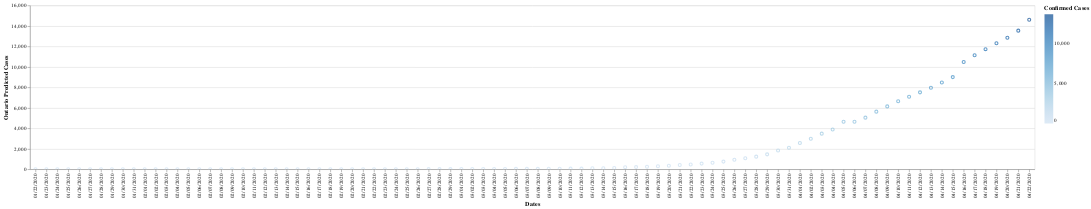

Notebook cell for this chart:
### Code cell
import altair as alt

alt.Chart(t3).mark_point().encode(
    x='Dates',
    y='Ontario Predicted Cases',
    color='Confirmed Cases',
).interactive()

### Figure 1 — Vega-Lite specification as saved in the notebook (floating-point values rounded to 4 significant figures)
{"config": {"view": {"continuousWidth": 400, "continuousHeight": 300}}, "data": {"name": "data-9d698236e082f563be38c4cb90ac64c0"}, "mark": "point", "encoding": {"color": {"type": "quantitative", "field": "Confirmed Cases"}, "x": {"type": "nominal", "field": "Dates"}, "y": {"type": "quantitative", "field": "Ontario Predicted Cases"}}, "selection": {"selector007": {"type": "interval", "bind": "scales", "encodings": ["x", "y"]}}, "$schema": "https://vega.github.io/schema/vega-lite/v4.8.1.json", "datasets": {"data-9d698236e082f563be38c4cb90ac64c0": [{"Dates": "01/22/2020", "Confirmed Cases": 0, "Ontario Confirmed Deaths": 0, "Ontario Recovered": 0, "Ontario Predicted Cases": 1.493, "Ontario Predicted Deaths": 2.123, "Ontario Predicted Recovered": 3.506}, {"Dates": "01/23/2020", "Confirmed Cases": 0, "Ontario Confirmed Deaths": 0, "Ontario Recovered": 0, "Ontario Predicted Cases": 1.493, "Ontario Predicted Deaths": 2.123, "Ontario Predicted Recovered": 3.506}, {"Dates": "01/24/2020", "Confirmed Cases": 0, "Ontario Confirmed Deaths": 0, "Ontario Recovered": 0, "Ontario Predicted Cases": 1.493, "Ontario Predicted Deaths": 2.123, "Ontario Predicted Recovered": 3.506}, {"Dates": "01/25/2020", "Confirmed Cases": 0, "Ontario Confirmed Deaths": 0, "Ontario Recovered": 0, "Ontario Predicted Cases": 1.493, "Ontario Predicted Deaths": 2.123, "Ontario Predicted Recovered": 3.506}, {"Dates": "01/26/2020", "Confirmed Cases": 1, "Ontario Confirmed Deaths": 0, "Ontario Recovered": 0, "Ontario Predicted Cases": 2.797, "Ontario Predicted Deaths": 2.123, "Ontario Predicted Recovered": 3.506}, {"Dates": "01/27/2020", "Confirmed Cases": 1, "Ontario Confirmed Deaths": 0, "Ontario Recovered": 0, "Ontario Predicted Cases": 2.797, "Ontario Predicted Deaths": 2.123, "Ontario Predicted Recovered": 3.506}, {"Dates": "01/28/2020", "Confirmed Cases": 1, "Ontario Confirmed Deaths": 0, "Ontario Recovered": 0, "Ontario Predicted Cases": 2.797, "Ontario Predicted Deaths": 2.123, "Ontario Predicted Recovered": 3.506}, {"Dates": "01/29/2020", "Confirmed Cases": 1, "Ontario Confirmed Deaths": 0, "Ontario Recovered": 0, "Ontario Predicted Cases": 2.797, "Ontario Predicted Deaths": 2.123, "Ontario Predicted Recovered": 3.506}, {"Dates": "01/30/2020", "Confirmed Cases": 1, "Ontario Confirmed Deaths": 0, "Ontario Recovered": 0, "Ontario Predicted Cases": 2.797, "Ontario Predicted Deaths": 2.123, "Ontario Predicted Recovered": 3.506}, {"Dates": "01/31/2020", "Confirmed Cases": 3, "Ontario Confirmed Deaths": 0, "Ontario Recovered": 0, "Ontario Predicted Cases": 5.516, "Ontario Predicted Deaths": 2.123, "Ontario Predicted Recovered": 3.506}, {"Dates": "02/01/2020", "Confirmed Cases": 3, "Ontario Confirmed Deaths": 0, "Ontario Recovered": 0, "Ontario Predicted Cases": 5.516, "Ontario Predicted Deaths": 2.123, "Ontario Predicted Recovered": 3.506}, {"Dates": "02/02/2020", "Confirmed Cases": 3, "Ontario Confirmed Deaths": 0, "Ontario Recovered": 0, "Ontario Predicted Cases": 5.516, "Ontario Predicted Deaths": 2.123, "Ontario Predicted Recovered": 3.506}, {"Dates": "02/03/2020", "Confirmed Cases": 3, "Ontario Confirmed Deaths": 0, "Ontario Recovered": 0, "Ontario Predicted Cases": 5.516, "Ontario Predicted Deaths": 2.123, "Ontario Predicted Recovered": 3.506}, {"Dates": "02/04/2020", "Confirmed Cases": 3, "Ontario Confirmed Deaths": 0, "Ontario Recovered": 0, "Ontario Predicted Cases": 5.516, "Ontario Predicted Deaths": 2.123, "Ontario Predicted Recovered": 3.506}, {"Dates": "02/05/2020", "Confirmed Cases": 3, "Ontario Confirmed Deaths": 0, "Ontario Recovered": 0, "Ontario Predicted Cases": 5.516, "Ontario Predicted Deaths": 2.123, "Ontario Predicted Recovered": 3.506}, {"Dates": "02/06/2020", "Confirmed Cases": 3, "Ontario Confirmed Deaths": 0, "Ontario Recovered": 0, "Ontario Predicted Cases": 5.516, "Ontario Predicted Deaths": 2.123, "Ontario Predicted Recovered": 3.506}, {"Dates": "02/07/2020", "Confirmed Cases": 3, "Ontario Confirmed Deaths": 0, "Ontario Recovered": 0, "Ontario Predicted Cases": 5.516, "Ontario Predicted Deaths": 2.123, "Ontario Predicted Recovered": 3.506}, {"Dates": "02/08/2020", "Confirmed Cases": 3, "Ontario Confirmed Deaths": 0, "Ontario Recovered": 0, "Ontario Predicted Cases": 5.516, "Ontario Predicted Deaths": 2.123, "Ontario Predicted Recovered": 3.506}, {"Dates": "02/09/2020", "Confirmed Cases": 3, "Ontario Confirmed Deaths": 0, "Ontario Recovered": 0, "Ontario Predicted Cases": 5.516, "Ontario Predicted Deaths": 2.123, "Ontario Predicted Recovered": 3.506}, {"Dates": "02/10/2020", "Confirmed Cases": 3, "Ontario Confirmed Deaths": 0, "Ontario Recovered": 0, "Ontario Predicted Cases": 5.516, "Ontario Predicted Deaths": 2.123, "Ontario Predicted Recovered": 3.506}, {"Dates": "02/11/2020", "Confirmed Cases": 3, "Ontario Confirmed Deaths": 0, "Ontario Recovered": 0, "Ontario Predicted Cases": 5.516, "Ontario Predicted Deaths": 2.123, "Ontario Predicted Recovered": 3.506}, {"Dates": "02/12/2020", "Confirmed Cases": 3, "Ontario Confirmed Deaths": 0, "Ontario Recovered": 1, "Ontario Predicted Cases": 5.516, "Ontario Predicted Deaths": 2.123, "Ontario Predicted Recovered": 5.031}, {"Dates": "02/13/2020", "Confirmed Cases": 3, "Ontario Confirmed Deaths": 0, "Ontario Recovered": 1, "Ontario Predicted Cases": 5.516, "Ontario Predicted Deaths": 2.123, "Ontario Predicted Recovered": 5.031}, {"Dates": "02/14/2020", "Confirmed Cases": 3, "Ontario Confirmed Deaths": 0, "Ontario Recovered": 1, "Ontario Predicted Cases": 5.516, "Ontario Predicted Deaths": 2.123, "Ontario Predicted Recovered": 5.031}, {"Dates": "02/15/2020", "Confirmed Cases": 3, "Ontario Confirmed Deaths": 0, "Ontario Recovered": 1, "Ontario Predicted Cases": 5.516, "Ontario Predicted Deaths": 2.123, "Ontario Predicted Recovered": 5.031}, {"Dates": "02/16/2020", "Confirmed Cases": 3, "Ontario Confirmed Deaths": 0, "Ontario Recovered": 1, "Ontario Predicted Cases": 5.516, "Ontario Predicted Deaths": 2.123, "Ontario Predicted Recovered": 5.031}, {"Dates": "02/17/2020", "Confirmed Cases": 3, "Ontario Confirmed Deaths": 0, "Ontario Recovered": 1, "Ontario Predicted Cases": 5.516, "Ontario Predicted Deaths": 2.123, "Ontario Predicted Recovered": 5.031}, {"Dates": "02/18/2020", "Confirmed Cases": 3, "Ontario Confirmed Deaths": 0, "Ontario Recovered": 1, "Ontario Predicted Cases": 5.516, "Ontario Predicted Deaths": 2.123, "Ontario Predicted Recovered": 5.031}, {"Dates": "02/19/2020", "Confirmed Cases": 3, "Ontario Confirmed Deaths": 0, "Ontario Recovered": 1, "Ontario Predicted Cases": 5.516, "Ontario Predicted Deaths": 2.123, "Ontario Predicted Recovered": 5.031}, {"Dates": "02/20/2020", "Confirmed Cases": 3, "Ontario Confirmed Deaths": 0, "Ontario Recovered": 1, "Ontario Predicted Cases": 5.516, "Ontario Predicted Deaths": 2.123, "Ontario Predicted Recovered": 5.031}, {"Dates": "02/21/2020", "Confirmed Cases": 3, "Ontario Confirmed Deaths": 0, "Ontario Recovered": 3, "Ontario Predicted Cases": 5.516, "Ontario Predicted Deaths": 2.123, "Ontario Predicted Recovered": 8.322}, {"Dates": "02/22/2020", "Confirmed Cases": 3, "Ontario Confirmed Deaths": 0, "Ontario Recovered": 3, "Ontario Predicted Cases": 5.516, "Ontario Predicted Deaths": 2.123, "Ontario Predicted Recovered": 8.322}, {"Dates": "02/23/2020", "Confirmed Cases": 3, "Ontario Confirmed Deaths": 0, "Ontario Recovered": 3, "Ontario Predicted Cases": 5.516, "Ontario Predicted Deaths": 2.123, "Ontario Predicted Recovered": 8.322}, {"Dates": "02/24/2020", "Confirmed Cases": 4, "Ontario Confirmed Deaths": 0, "Ontario Recovered": 3, "Ontario Predicted Cases": 6.98, "Ontario Predicted Deaths": 2.123, "Ontario Predicted Recovered": 8.322}, {"Dates": "02/25/2020", "Confirmed Cases": 4, "Ontario Confirmed Deaths": 0, "Ontario Recovered": 3, "Ontario Predicted Cases": 6.98, "Ontario Predicted Deaths": 2.123, "Ontario Predicted Recovered": 8.322}, {"Dates": "02/26/2020", "Confirmed Cases": 4, "Ontario Confirmed Deaths": 0, "Ontario Recovered": 3, "Ontario Predicted Cases": 6.98, "Ontario Predicted Deaths": 2.123, "Ontario Predicted Recovered": 8.322}, {"Dates": "02/27/2020", "Confirmed Cases": 6, "Ontario Confirmed Deaths": 0, "Ontario Recovered": 6, "Ontario Predicted Cases": 9.963, "Ontario Predicted Deaths": 2.123, "Ontario Predicted Recovered": 13.42}, {"Dates": "02/28/2020", "Confirmed Cases": 6, "Ontario Confirmed Deaths": 0, "Ontario Recovered": 6, "Ontario Predicted Cases": 9.963, "Ontario Predicted Deaths": 2.123, "Ontario Predicted Recovered": 13.42}, {"Dates": "02/29/2020", "Confirmed Cases": 11, "Ontario Confirmed Deaths": 0, "Ontario Recovered": 6, "Ontario Predicted Cases": 17.11, "Ontario Predicted Deaths": 2.123, "Ontario Predicted Recovered": 13.42}, {"Dates": "03/01/2020", "Confirmed Cases": 15, "Ontario Confirmed Deaths": 0, "Ontario Recovered": 6, "Ontario Predicted Cases": 22.72, "Ontario Predicted Deaths": 2.123, "Ontario Predicted Recovered": 13.42}, {"Dates": "03/02/2020", "Confirmed Cases": 18, "Ontario Confirmed Deaths": 0, "Ontario Recovered": 6, "Ontario Predicted Cases": 26.93, "Ontario Predicted Deaths": 2.123, "Ontario Predicted Recovered": 13.42}, {"Dates": "03/03/2020", "Confirmed Cases": 20, "Ontario Confirmed Deaths": 0, "Ontario Recovered": 6, "Ontario Predicted Cases": 29.74, "Ontario Predicted Deaths": 2.123, "Ontario Predicted Recovered": 13.42}, {"Dates": "03/04/2020", "Confirmed Cases": 20, "Ontario Confirmed Deaths": 0, "Ontario Recovered": 6, "Ontario Predicted Cases": 29.74, "Ontario Predicted Deaths": 2.123, "Ontario Predicted Recovered": 13.42}, {"Dates": "03/05/2020", "Confirmed Cases": 22, "Ontario Confirmed Deaths": 0, "Ontario Recovered": 6, "Ontario Predicted Cases": 32.53, "Ontario Predicted Deaths": 2.123, "Ontario Predicted Recovered": 13.42}, {"Dates": "03/06/2020", "Confirmed Cases": 25, "Ontario Confirmed Deaths": 0, "Ontario Recovered": 6, "Ontario Predicted Cases": 36.71, "Ontario Predicted Deaths": 2.123, "Ontario Predicted Recovered": 13.42}, {"Dates": "03/07/2020", "Confirmed Cases": 28, "Ontario Confirmed Deaths": 0, "Ontario Recovered": 8, "Ontario Predicted Cases": 40.88, "Ontario Predicted Deaths": 2.123, "Ontario Predicted Recovered": 17.6}, {"Dates": "03/08/2020", "Confirmed Cases": 29, "Ontario Confirmed Deaths": 0, "Ontario Recovered": 8, "Ontario Predicted Cases": 42.27, "Ontario Predicted Deaths": 2.123, "Ontario Predicted Recovered": 17.6}, {"Dates": "03/09/2020", "Confirmed Cases": 34, "Ontario Confirmed Deaths": 0, "Ontario Recovered": 8, "Ontario Predicted Cases": 49.21, "Ontario Predicted Deaths": 2.123, "Ontario Predicted Recovered": 17.6}, {"Dates": "03/10/2020", "Confirmed Cases": 36, "Ontario Confirmed Deaths": 0, "Ontario Recovered": 8, "Ontario Predicted Cases": 51.98, "Ontario Predicted Deaths": 2.123, "Ontario Predicted Recovered": 17.6}, {"Dates": "03/11/2020", "Confirmed Cases": 41, "Ontario Confirmed Deaths": 0, "Ontario Recovered": 8, "Ontario Predicted Cases": 58.92, "Ontario Predicted Deaths": 2.123, "Ontario Predicted Recovered": 17.6}, {"Dates": "03/12/2020", "Confirmed Cases": 42, "Ontario Confirmed Deaths": 0, "Ontario Recovered": 8, "Ontario Predicted Cases": 60.31, "Ontario Predicted Deaths": 2.123, "Ontario Predicted Recovered": 17.6}, {"Dates": "03/13/2020", "Confirmed Cases": 74, "Ontario Confirmed Deaths": 0, "Ontario Recovered": 8, "Ontario Predicted Cases": 94.54, "Ontario Predicted Deaths": 2.123, "Ontario Predicted Recovered": 17.6}, {"Dates": "03/14/2020", "Confirmed Cases": 79, "Ontario Confirmed Deaths": 0, "Ontario Recovered": 8, "Ontario Predicted Cases": 99.86, "Ontario Predicted Deaths": 2.123, "Ontario Predicted Recovered": 17.6}, {"Dates": "03/15/2020", "Confirmed Cases": 104, "Ontario Confirmed Deaths": 0, "Ontario Recovered": 8, "Ontario Predicted Cases": 126.4, "Ontario Predicted Deaths": 2.123, "Ontario Predicted Recovered": 17.6}, {"Dates": "03/16/2020", "Confirmed Cases": 177, "Ontario Confirmed Deaths": 0, "Ontario Recovered": 9, "Ontario Predicted Cases": 204.1, "Ontario Predicted Deaths": 2.123, "Ontario Predicted Recovered": 20.42}, {"Dates": "03/17/2020", "Confirmed Cases": 185, "Ontario Confirmed Deaths": 1, "Ontario Recovered": 9, "Ontario Predicted Cases": 212.6, "Ontario Predicted Deaths": 3.785, "Ontario Predicted Recovered": 20.42}, {"Dates": "03/18/2020", "Confirmed Cases": 221, "Ontario Confirmed Deaths": 1, "Ontario Recovered": 9, "Ontario Predicted Cases": 250.9, "Ontario Predicted Deaths": 3.785, "Ontario Predicted Recovered": 20.42}, {"Dates": "03/19/2020", "Confirmed Cases": 257, "Ontario Confirmed Deaths": 1, "Ontario Recovered": 9, "Ontario Predicted Cases": 289.2, "Ontario Predicted Deaths": 3.785, "Ontario Predicted Recovered": 20.42}, {"Dates": "03/20/2020", "Confirmed Cases": 308, "Ontario Confirmed Deaths": 2, "Ontario Recovered": 9, "Ontario Predicted Cases": 343.4, "Ontario Predicted Deaths": 5.192, "Ontario Predicted Recovered": 20.42}, {"Dates": "03/21/2020", "Confirmed Cases": 377, "Ontario Confirmed Deaths": 3, "Ontario Recovered": 10, "Ontario Predicted Cases": 416.8, "Ontario Predicted Deaths": 6.683, "Ontario Predicted Recovered": 23.23}, {"Dates": "03/22/2020", "Confirmed Cases": 425, "Ontario Confirmed Deaths": 5, "Ontario Recovered": 10, "Ontario Predicted Cases": 467.9, "Ontario Predicted Deaths": 9.663, "Ontario Predicted Recovered": 23.23}, {"Dates": "03/23/2020", "Confirmed Cases": 503, "Ontario Confirmed Deaths": 6, "Ontario Recovered": 10, "Ontario Predicted Cases": 550.9, "Ontario Predicted Deaths": 11.15, "Ontario Predicted Recovered": 23.23}, {"Dates": "03/24/2020", "Confirmed Cases": 588, "Ontario Confirmed Deaths": 7, "Ontario Recovered": 110, "Ontario Predicted Cases": 641.3, "Ontario Predicted Deaths": 12.51, "Ontario Predicted Recovered": 142.2}, {"Dates": "03/25/2020", "Confirmed Cases": 688, "Ontario Confirmed Deaths": 8, "Ontario Recovered": 183, "Ontario Predicted Cases": 747.6, "Ontario Predicted Deaths": 13.78, "Ontario Predicted Recovered": 223.7}, {"Dates": "03/26/2020", "Confirmed Cases": 858, "Ontario Confirmed Deaths": 13, "Ontario Recovered": 184, "Ontario Predicted Cases": 928.5, "Ontario Predicted Deaths": 20.04, "Ontario Predicted Recovered": 224.8}, {"Dates": "03/27/2020", "Confirmed Cases": 994, "Ontario Confirmed Deaths": 18, "Ontario Recovered": 256, "Ontario Predicted Cases": 1073.0, "Ontario Predicted Deaths": 26.36, "Ontario Predicted Recovered": 305.2}, {"Dates": "03/28/2020", "Confirmed Cases": 1144, "Ontario Confirmed Deaths": 18, "Ontario Recovered": 466, "Ontario Predicted Cases": 1233.0, "Ontario Predicted Deaths": 26.36, "Ontario Predicted Recovered": 539.5}, {"Dates": "03/29/2020", "Confirmed Cases": 1355, "Ontario Confirmed Deaths": 21, "Ontario Recovered": 466, "Ontario Predicted Cases": 1457.0, "Ontario Predicted Deaths": 30.16, "Ontario Predicted Recovered": 539.5}, {"Dates": "03/30/2020", "Confirmed Cases": 1706, "Ontario Confirmed Deaths": 31, "Ontario Recovered": 466, "Ontario Predicted Cases": 1830.0, "Ontario Predicted Deaths": 42.58, "Ontario Predicted Recovered": 539.5}, {"Dates": "03/31/2020", "Confirmed Cases": 1966, "Ontario Confirmed Deaths": 33, "Ontario Recovered": 1592, "Ontario Predicted Cases": 2107.0, "Ontario Predicted Deaths": 44.71, "Ontario Predicted Recovered": 1796.0}, {"Dates": "04/01/2020", "Confirmed Cases": 2392, "Ontario Confirmed Deaths": 37, "Ontario Recovered": 1324, "Ontario Predicted Cases": 2560.0, "Ontario Predicted Deaths": 48.97, "Ontario Predicted Recovered": 1497.0}, {"Dates": "04/02/2020", "Confirmed Cases": 2793, "Ontario Confirmed Deaths": 53, "Ontario Recovered": 1735, "Ontario Predicted Cases": 2987.0, "Ontario Predicted Deaths": 65.99, "Ontario Predicted Recovered": 1956.0}, {"Dates": "04/03/2020", "Confirmed Cases": 3255, "Ontario Confirmed Deaths": 67, "Ontario Recovered": 2175, "Ontario Predicted Cases": 3478.0, "Ontario Predicted Deaths": 80.89, "Ontario Predicted Recovered": 2447.0}, {"Dates": "04/04/2020", "Confirmed Cases": 3630, "Ontario Confirmed Deaths": 94, "Ontario Recovered": 2577, "Ontario Predicted Cases": 3877.0, "Ontario Predicted Deaths": 109.6, "Ontario Predicted Recovered": 2895.0}, {"Dates": "04/05/2020", "Confirmed Cases": 4354, "Ontario Confirmed Deaths": 119, "Ontario Recovered": 3012, "Ontario Predicted Cases": 4647.0, "Ontario Predicted Deaths": 136.2, "Ontario Predicted Recovered": 3381.0}, {"Dates": "04/06/2020", "Confirmed Cases": 4347, "Ontario Confirmed Deaths": 150, "Ontario Recovered": 3256, "Ontario Predicted Cases": 4640.0, "Ontario Predicted Deaths": 169.2, "Ontario Predicted Recovered": 3653.0}, {"Dates": "04/07/2020", "Confirmed Cases": 4726, "Ontario Confirmed Deaths": 153, "Ontario Recovered": 3791, "Ontario Predicted Cases": 5043.0, "Ontario Predicted Deaths": 172.4, "Ontario Predicted Recovered": 4250.0}, {"Dates": "04/08/2020", "Confirmed Cases": 5276, "Ontario Confirmed Deaths": 153, "Ontario Recovered": 4154, "Ontario Predicted Cases": 5628.0, "Ontario Predicted Deaths": 172.4, "Ontario Predicted Recovered": 4655.0}, {"Dates": "04/09/2020", "Confirmed Cases": 5759, "Ontario Confirmed Deaths": 200, "Ontario Recovered": 5162, "Ontario Predicted Cases": 6142.0, "Ontario Predicted Deaths": 222.4, "Ontario Predicted Recovered": 5780.0}, {"Dates": "04/10/2020", "Confirmed Cases": 6237, "Ontario Confirmed Deaths": 222, "Ontario Recovered": 5855, "Ontario Predicted Cases": 6650.0, "Ontario Predicted Deaths": 245.8, "Ontario Predicted Recovered": 6554.0}, {"Dates": "04/11/2020", "Confirmed Cases": 6648, "Ontario Confirmed Deaths": 253, "Ontario Recovered": 6589, "Ontario Predicted Cases": 7087.0, "Ontario Predicted Deaths": 278.8, "Ontario Predicted Recovered": 7373.0}, {"Dates": "04/12/2020", "Confirmed Cases": 7049, "Ontario Confirmed Deaths": 274, "Ontario Recovered": 7123, "Ontario Predicted Cases": 7514.0, "Ontario Predicted Deaths": 301.2, "Ontario Predicted Recovered": 7969.0}, {"Dates": "04/13/2020", "Confirmed Cases": 7470, "Ontario Confirmed Deaths": 291, "Ontario Recovered": 7758, "Ontario Predicted Cases": 7961.0, "Ontario Predicted Deaths": 319.3, "Ontario Predicted Recovered": 8677.0}, {"Dates": "04/14/2020", "Confirmed Cases": 7953, "Ontario Confirmed Deaths": 334, "Ontario Recovered": 8210, "Ontario Predicted Cases": 8475.0, "Ontario Predicted Deaths": 365.0, "Ontario Predicted Recovered": 9182.0}, {"Dates": "04/15/2020", "Confirmed Cases": 8447, "Ontario Confirmed Deaths": 385, "Ontario Recovered": 8966, "Ontario Predicted Cases": 9001.0, "Ontario Predicted Deaths": 419.3, "Ontario Predicted Recovered": 10030.0}, {"Dates": "04/16/2020", "Confirmed Cases": 9840, "Ontario Confirmed Deaths": 490, "Ontario Recovered": 9698, "Ontario Predicted Cases": 10480.0, "Ontario Predicted Deaths": 531.0, "Ontario Predicted Recovered": 10840.0}, {"Dates": "04/17/2020", "Confirmed Cases": 10456, "Ontario Confirmed Deaths": 524, "Ontario Recovered": 10545, "Ontario Predicted Cases": 11140.0, "Ontario Predicted Deaths": 567.2, "Ontario Predicted Recovered": 11790.0}, {"Dates": "04/18/2020", "Confirmed Cases": 11013, "Ontario Confirmed Deaths": 564, "Ontario Recovered": 10964, "Ontario Predicted Cases": 11730.0, "Ontario Predicted Deaths": 609.8, "Ontario Predicted Recovered": 12250.0}, {"Dates": "04/19/2020", "Confirmed Cases": 11561, "Ontario Confirmed Deaths": 591, "Ontario Recovered": 11847, "Ontario Predicted Cases": 12310.0, "Ontario Predicted Deaths": 638.5, "Ontario Predicted Recovered": 13240.0}, {"Dates": "04/20/2020", "Confirmed Cases": 12063, "Ontario Confirmed Deaths": 624, "Ontario Recovered": 12543, "Ontario Predicted Cases": 12850.0, "Ontario Predicted Deaths": 673.6, "Ontario Predicted Recovered": 14020.0}, {"Dates": "04/21/2020", "Confirmed Cases": 12715, "Ontario Confirmed Deaths": 694, "Ontario Recovered": 13188, "Ontario Predicted Cases": 13540.0, "Ontario Predicted Deaths": 748.1, "Ontario Predicted Recovered": 14740.0}, {"Dates": "04/22/2020", "Confirmed Cases": 13718, "Ontario Confirmed Deaths": 762, "Ontario Recovered": 14454, "Ontario Predicted Cases": 14610.0, "Ontario Predicted Deaths": 820.4, "Ontario Predicted Recovered": 16150.0}]}}
